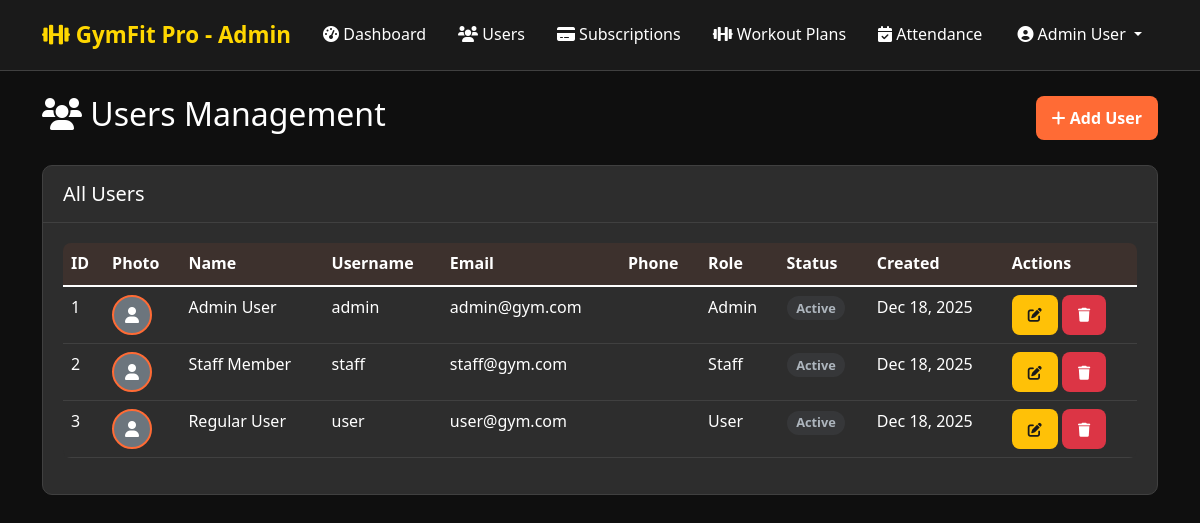
The page /admin/users.php (signed in) on the database its author committed.
### tables this page shows
CREATE TABLE users (
    id INT AUTO_INCREMENT PRIMARY KEY,
    username VARCHAR(50) UNIQUE NOT NULL,
    email VARCHAR(100) UNIQUE NOT NULL,
    password VARCHAR(255) NOT NULL,
    first_name VARCHAR(50) NOT NULL,
    last_name VARCHAR(50) NOT NULL,
    phone VARCHAR(20),
    address TEXT,
    profile_photo VARCHAR(255),
    role ENUM('admin', 'staff', 'user') DEFAULT 'user',
    status ENUM('active', 'inactive', 'suspended') DEFAULT 'active',
    created_at TIMESTAMP DEFAULT CURRENT_TIMESTAMP,
    updated_at TIMESTAMP DEFAULT CURRENT_TIMESTAMP ON UPDATE CURRENT_TIMESTAMP
);

### includes/Database.php (called while the page is built, shortened)
<?php
class User {
    private $conn;
    private $table_name = "users";
    public function __construct($db) {
        $this->conn = $db;
    }
    public function getAllUsers() {
        $query = "SELECT * FROM " . $this->table_name . " ORDER BY created_at DESC";
        $stmt = $this->conn->prepare($query);
        $stmt->execute();
        return $stmt->fetchAll(PDO::FETCH_ASSOC);
    }
}
?>

### admin/users.php (the view, shortened to what this page needs)
<?php
require_once '../includes/Database.php';
require_once '../includes/auth.php';
$database = new Database();
$db = $database->getConnection();
$user = new User($db);
$users = $user->getAllUsers();
?>
<!DOCTYPE html>
<html lang="en">
<head>
    <link href="https://cdn.jsdelivr.net/npm/bootstrap@5.1.3/dist/css/bootstrap.min.css" rel="stylesheet">
    <link href="https://cdnjs.cloudflare.com/ajax/libs/font-awesome/6.0.0/css/all.min.css" rel="stylesheet">
    <link href="../assets/css/style.css" rel="stylesheet">
</head>
<body>
    <nav class="navbar navbar-expand-lg navbar-dark">
        <div class="container">
            <a class="navbar-brand" href="dashboard.php">
                <i class="fas fa-dumbbell"></i> GymFit Pro - Admin
            </a>
            <div class="collapse navbar-collapse">
                <ul class="navbar-nav me-auto">
                    <li class="nav-item">
                        <a class="nav-link" href="dashboard.php">
                            <i class="fas fa-tachometer-alt"></i> Dashboard
                        </a>
                    </li>
                    <li class="nav-item">
                        <a class="nav-link active" href="users.php">
                            <i class="fas fa-users"></i> Users
                        </a>
                    </li>
                    <li class="nav-item">
                        <a class="nav-link" href="subscriptions.php">
                            <i class="fas fa-credit-card"></i> Subscriptions
                        </a>
                    </li>
                    <li class="nav-item">
                        <a class="nav-link" href="workout-plans.php">
                            <i class="fas fa-dumbbell"></i> Workout Plans
                        </a>
                    </li>
                    <li class="nav-item">
                        <a class="nav-link" href="attendance.php">
                            <i class="fas fa-calendar-check"></i> Attendance
                        </a>
                    </li>
                </ul>
                <ul class="navbar-nav">
                    <li class="nav-item dropdown">
                        <a class="nav-link dropdown-toggle" href="#" id="navbarDropdown" role="button" data-bs-toggle="dropdown">
                            <i class="fas fa-user-circle"></i> <?php echo getUserName(); ?>
                        </a>
                    </li>
                </ul>
            </div>
        </div>
    </nav>
    <div class="container mt-4">
        <div class="d-flex justify-content-between align-items-center mb-4">
            <h2><i class="fas fa-users"></i> Users Management</h2>
            <button class="btn btn-primary" data-bs-toggle="modal" data-bs-target="#userModal">
                <i class="fas fa-plus"></i> Add User
            </button>
        </div>
        <div class="card">
            <div class="card-header">
                <h5 class="mb-0">All Users</h5>
            </div>
                            <div class="card-body">
                <div class="table-responsive">
                    <table class="table table-hover">
                        <thead>
                            <tr>
                                <th>ID</th>
                                <th>Photo</th>
                                <th>Name</th>
                                <th>Username</th>
                                <th>Email</th>
                                <th>Phone</th>
                                <th>Role</th>
                                <th>Status</th>
                                <th>Created</th>
                                                <th>Actions</th>
                            </tr>
                        </thead>
                        <tbody>
                            <?php foreach ($users as $u): ?>
                                <tr>
                                    <td><?php echo $u['id']; ?></td>
                                    <td>
                                        <?php if ($u['profile_photo']): ?>
                                            <img src="../uploads/<?php echo $u['profile_photo']; ?>"
                                                 class="profile-img-sm" alt="Profile">
                                        <?php else: ?>
                                            <div class="profile-img-sm bg-secondary d-flex align-items-center justify-content-center">
                                                <i class="fas fa-user"></i>
                                            </div>
                                        <?php endif; ?>
                                    </td>
                                    <td><?php echo $u['first_name'] . ' ' . $u['last_name']; ?></td>
                                    <td><?php echo $u['username']; ?></td>
                                    <td><?php echo $u['email']; ?></td>
                                    <td><?php echo $u['phone']; ?></td>
                                    <td><?php echo ucfirst($u['role']); ?></td>
                                    <td><?php echo getStatusBadge($u['status']); ?></td>
                                    <td><?php echo formatDate($u['created_at']); ?></td>
                                                    <td>
                                        <button class="btn btn-warning btn-sm"
                                                onclick="editUser(<?php echo htmlspecialchars(json_encode($u)); ?>)">
                                            <i class="fas fa-edit"></i>
                                        </button>
                                        <a href="users.php?delete=<?php echo $u['id']; ?>"
                                           class="btn btn-danger btn-sm"
                                           onclick="return confirm('Are you sure you want to delete this user?')">
                                            <i class="fas fa-trash"></i>
                                        </a>
                                    </td>
                                </tr>
                            <?php endforeach; ?>
                        </tbody>
                    </table>
                </div>
            </div>
        </div>
    </div>
</body>
</html>

### includes/auth.php (shortened to what this page needs)
<?php
function getUserName() {
    return $_SESSION['first_name'] . ' ' . $_SESSION['last_name'];
}
function formatDate($date) {
    return date('M d, Y', strtotime($date));
}
function getStatusBadge($status) {
    $badges = [
        'active' => '<span class="badge badge-success">Active</span>',
        'inactive' => '<span class="badge badge-secondary">Inactive</span>',
        'pending' => '<span class="badge badge-warning">Pending</span>',
        'expired' => '<span class="badge badge-danger">Expired</span>',
        'cancelled' => '<span class="badge badge-dark">Cancelled</span>',
        'paid' => '<span class="badge badge-success">Paid</span>',
        'failed' => '<span class="badge badge-danger">Failed</span>'
    ];
    return $badges[$status] ?? '<span class="badge badge-secondary">' . ucfirst($status) . '</span>';
}

### assets/css/style.css (style rules this page uses)
:root { --primary-orange: #ff6b35; --secondary-orange: #ff8c42; --dark-orange: #e55a2b; --gold: #ffd700; --dark-gold: #b8860b; --dark-bg: #1a1a1a; --darker-bg: #0f0f0f; --card-bg: #2d2d2d; --text-light: #ffffff; --text-muted: #cccccc; --border-color: #404040; --success: #28a745; --warning: #ffc107; --danger: #dc3545; --info: #17a2b8; }
* { margin: 0; padding: 0; box-sizing: border-box; }
body { font-family: 'Segoe UI', Tahoma, Geneva, Verdana, sans-serif; background: var(--darker-bg); color: var(--text-light); min-height: 100vh; line-height: 1.6; }
.navbar { background: var(--dark-bg); border-bottom: 1px solid var(--border-color); box-shadow: none; padding: 0.75rem 0; }
.navbar-brand { font-size: 1.4rem; font-weight: 700; color: var(--gold) !important; }
.navbar-nav .nav-link { color: var(--text-light) !important; font-weight: 500; margin: 0 0.5rem; transition: color 0.2s ease; }
.card { background: var(--card-bg); border: 1px solid var(--border-color); border-radius: 10px; box-shadow: none; transition: border-color 0.2s ease, background-color 0.2s ease; overflow: hidden; }
.card-header { background: transparent; color: var(--text-light); font-weight: 700; border: 0; padding: 1rem 1.25rem; border-bottom: 1px solid var(--border-color); }
.card-body { padding: 1.25rem; }
.btn { border-radius: 8px; font-weight: 600; padding: 0.6rem 1rem; transition: background-color 0.2s ease, color 0.2s ease; border: none; }
.btn-primary { background: var(--primary-orange); color: white; }
.btn-warning { background: var(--warning); color: #1a1a1a; }
.btn-danger { background: var(--danger); color: white; }
.table { color: var(--text-light); background: var(--card-bg); border-radius: 8px; overflow: hidden; }
.table thead th { background: rgba(255, 107, 53, 0.08); color: var(--text-light); border: 0; font-weight: 600; text-transform: none; letter-spacing: 0; }
.table tbody tr { border-bottom: 1px solid var(--border-color); transition: all 0.3s ease; }
.badge { padding: 0.35rem 0.6rem; border-radius: 999px; font-weight: 600; text-transform: none; letter-spacing: 0; font-size: 0.8rem; }
.badge-secondary { background: rgba(108, 117, 125, 0.15); color: #adb5bd; }
.profile-img-sm { width: 40px; height: 40px; border-radius: 50%; border: 2px solid var(--primary-orange); object-fit: cover; }

### rows shown on the page
users: id "1", first_name "Admin", last_name "User", username "admin", email "admin@gym.com", role "Admin", status "Active", created_at "Dec 18, 2025"
users: id "2", first_name "Staff", last_name "Member", username "staff", email "staff@gym.com", role "Staff", status "Active", created_at "Dec 18, 2025"
users: id "3", first_name "Regular", last_name "User", username "user", email "user@gym.com", role "User", status "Active", created_at "Dec 18, 2025"

### other values the page prints
getUserName() "Admin User"
